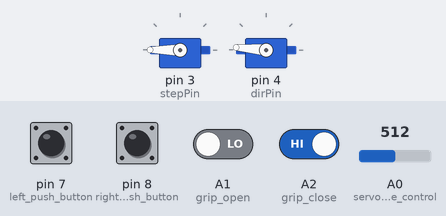
This sketch was run on a simulated Arduino Uno, built with avr-gcc and run on an emulated ATmega328P. Parts: 2 × servo. Inputs (shaded band) come from the test bench; at power-on: A2 (grip_close) HIGH, A1 (grip_open), pin 7 (left_push_button), pin 8 (right_push_button) LOW, A0 (servo_angle_control) = 512.

Above: at 1.2 s.
1.3 s: A0 (servo_angle_control) set to 716
At 1.6 s:
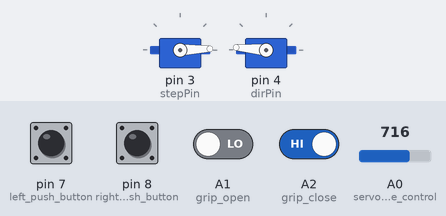
2.8 s: A0 (servo_angle_control) set to 1023
At 3.1 s:
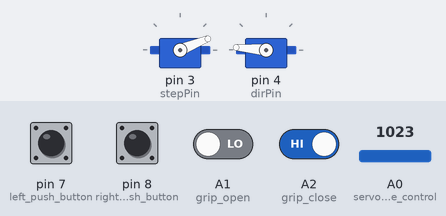
4.3 s: A0 (servo_angle_control) set to 122
At 5.3 s:
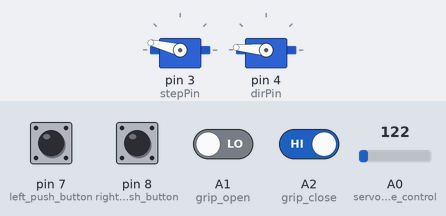
5.8 s: A0 (servo_angle_control) set to 0
At 6.3 s:
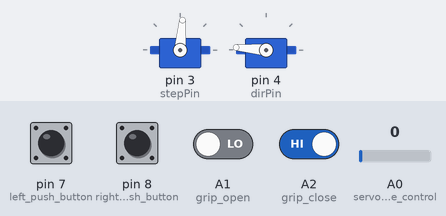
7.3 s: A0 (servo_angle_control) set to 210
At 7.7 s:
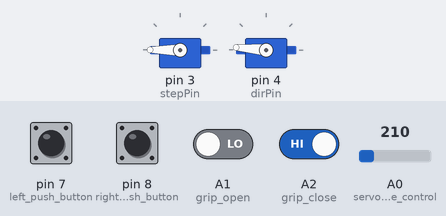
8.8 s: A1 (grip_open) driven HIGH and A2 (grip_close) driven LOW
At 9.9 s:
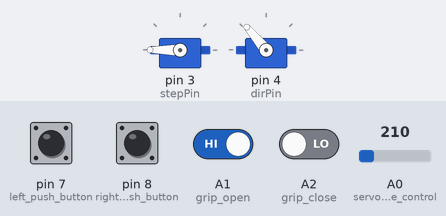
Timing chart, 0 to 11.3 s (numbered marks = the images above; inputs shaded):
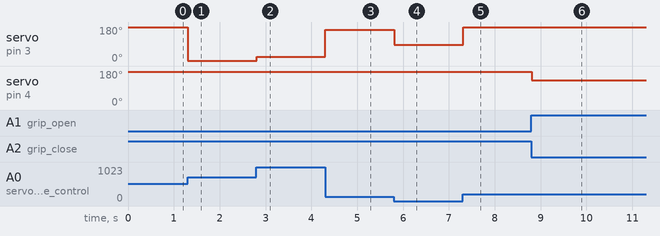

Measured:
- after the input at 1.3 s, servo on pin 3 (stepPin): 180° → 2° at once
- after the input at 2.8 s, servo on pin 3 (stepPin): 2° → 22° at once
- after the input at 4.3 s, servo on pin 3 (stepPin): 22° → 166° at once
- after the input at 5.8 s, servo on pin 3 (stepPin): 166° → 85° at once
- after the input at 7.3 s, servo on pin 3 (stepPin): 85° → 180° at once
- after the input at 8.8 s, servo on pin 4 (dirPin): 175° → 130° at once

The sketch:

stepper_motor_driver.ino
```cpp
#include<Servo.h>

Servo servo_joint, servo_gripper;

const int stepPin = 3;
const int dirPin = 4;
const int left_push_button = 7;  //for moving stepper left side
const int right_push_button = 8; //for moving stepper right side
int left_button_reading = 0;     //variable to store left_push_button
int right_button_reading = 0;    //variable to store right_push_button
const int stepper_speed = 500;         //range if 300-4000
const int pitch_per_press = 1;         //no. of pitche(s) moved by pressing button once
const int servo_angle_control = A0;    //attach left potentiometer to A0 (x-axis servo)
const int grip_open = A1 ;
const int grip_close = A2;

void setup() {

  servo_joint.attach(3);
  servo_gripper.attach(4);

  pinMode(servo_angle_control, INPUT);
  pinMode(grip_open, INPUT);
  pinMode(grip_close, INPUT);
  pinMode(stepPin, OUTPUT);
  pinMode(dirPin, OUTPUT);
  pinMode(left_push_button, INPUT);
  pinMode(right_push_button, INPUT);
}

void loop() {

    left_button_reading = digitalRead(left_push_button);
    right_button_reading = digitalRead(right_push_button);

    int pot_val = analogRead(servo_angle_control);
    int servo_angle = map(pot_val, -128, 127, 0, 170);
    servo_joint.write(servo_angle);

    int grip_open_reading=digitalRead(grip_open);
    int grip_close_reading=digitalRead(grip_close);

    if(grip_open_reading == 1 && grip_close_reading == 0)
     {
       servo_gripper.write(130);
     }
    else if(grip_open_reading == 0 && grip_close_reading == 1)
     {
       servo_gripper.write(175);
     }
    else{}

    if(left_button_reading == 1 && right_button_reading == 0)
      {
        digitalWrite(dirPin, LOW);
        for(int i=0; i<200*pitch_per_press; i++)
        {
          digitalWrite(stepPin,HIGH);
          delayMicroseconds(stepper_speed);
          digitalWrite(stepPin,LOW);
          delayMicroseconds(stepper_speed);
        }
      }

    else if(right_button_reading == 1 && left_button_reading == 0)
      {
        digitalWrite(dirPin, HIGH);
        for(int i=0; i<200*pitch_per_press; i++)
        {
          digitalWrite(stepPin,HIGH);
          delayMicroseconds(stepper_speed);
          digitalWrite(stepPin,LOW);
          delayMicroseconds(stepper_speed);
        }
      }

    else{}
    delay(10);
}
```
